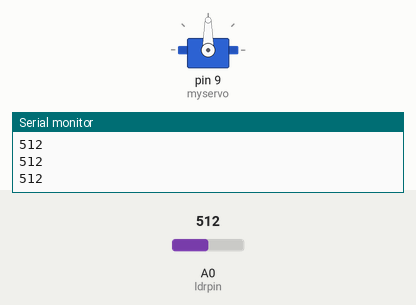
The sketch below on a simulated Arduino Uno, built with avr-gcc and run on an emulated ATmega328P. Parts: servo, the last lines printed to the serial monitor. Inputs (shaded band) come from the test bench; at power-on: A0 (ldrpin) = 512.

Above: at 1.2 s.
1.3 s: A0 (ldrpin) set to 389
2.8 s: A0 (ldrpin) set to 360
At 3.2 s:
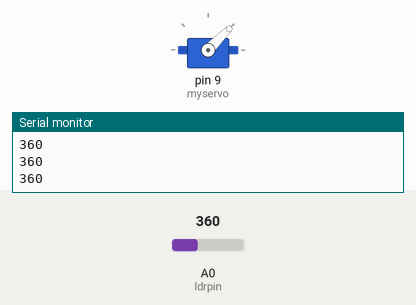
4.3 s: A0 (ldrpin) set to 380
At 5.2 s:
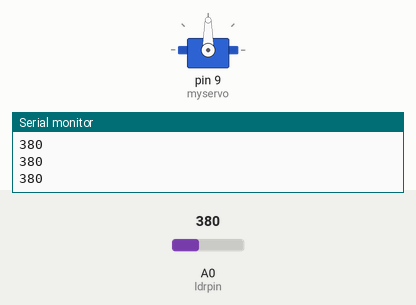
5.8 s: A0 (ldrpin) set to 306
At 6.7 s:
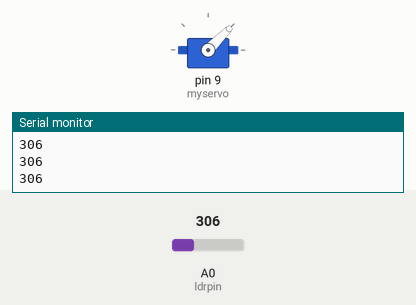
Timing chart, 0 to 8.3 s (numbered marks = the images above; inputs shaded):
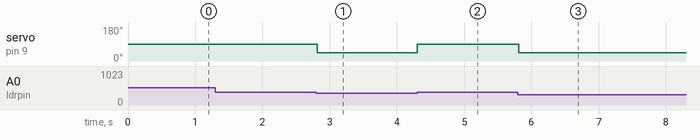

Measured:
- the behaviour switches between 371 and 370 on A0 (ldrpin) (found by bisection; images 0 and 1)
- after the input at 2.8 s, servo on pin 9 (myservo): 90° → 45° at once
- after the input at 4.3 s, servo on pin 9 (myservo): 45° → 90° at once
- after the input at 5.8 s, servo on pin 9 (myservo): 90° → 45° at once

The sketch:

code.ino
```cpp
#include <Servo.h>

Servo myservo;
int ldrpin = A0; // Pin number of LDR
int pos = 90;

void setup() {
  Serial.begin(9600);
  myservo.attach(9);
  pinMode(ldrpin, INPUT); // Use the globally declared ldrpin
}

void loop() {
  int ldrRead = analogRead(ldrpin);
  Serial.println(ldrRead);

  if (ldrRead <= 370) {
    delay(5);
    myservo.write(pos = 45);

  } else {
    myservo.write(pos = 90);
  }
}
```
